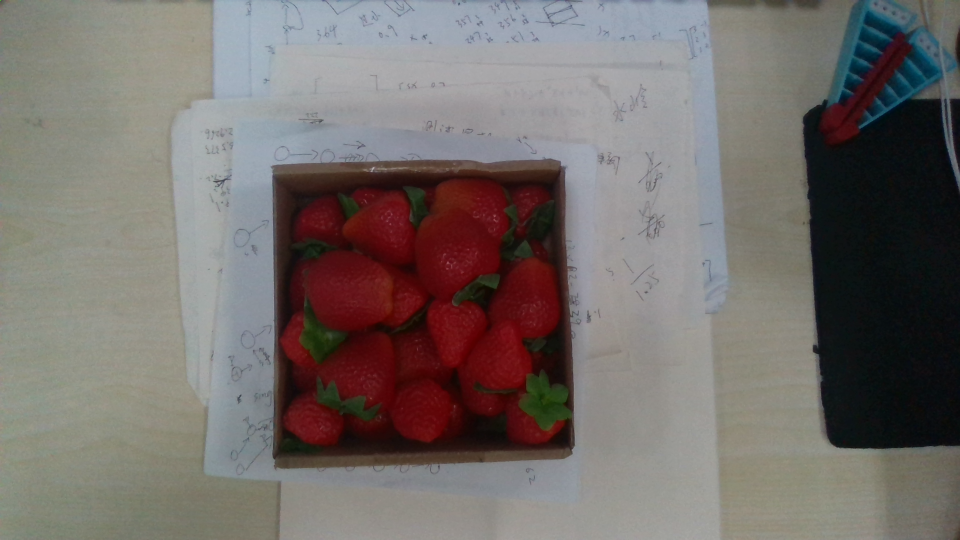
#> input picture src/Yolov5_ros/yolov5_ros/yolov5_ros/scripts/grasp_yolo/img/rgb_2.png, 1920 x 1080 px (shown at 1/2 size)
$ python main.py
#> lines starting #> are read from the running program, lines starting #| are printed output that depends on the picture
### src/Yolov5_ros/yolov5_ros/yolov5_ros/scripts/grasp_yolo/grasp_detect_yolo.py
#!/usr/bin/env python
# -*- coding: utf-8 -*-

import cv2
import torch
import numpy as np


def grasp_yolo_detector(image):
    # 初始化yolo模型参数
    model = torch.hub.load("../../yolov5", 'custom', path="../../weights/strawberry_x.pt", source='local')
    model.cuda()
    model.conf = 0.3
    image_rgb = cv2.cvtColor(image, cv2.COLOR_BGR2RGB)
    #结果 xmin    ymin    xmax   ymax  confidence  class    name
    results = model(image_rgb)
    boxs = results.pandas().xyxy[0].values
    # 检测结果可视化
    dectshow(image, boxs, image_rgb.shape[0], image_rgb.shape[1])
    return boxs

# [19 lines left out: function dectshow, not called in this run]
        # cv2.waitKey(0)
        # cv2.destroyAllWindows()

### src/Yolov5_ros/yolov5_ros/yolov5_ros/scripts/grasp_yolo/main.py
#!/usr/bin/env python
# -*- coding: utf-8 -*-

import numpy as np
import cv2 as cv
import time

from grasp_detect_yolo import grasp_yolo_detector
from grasp_tree_build import grasp_tree_builder
from grasp_candidate_generate import grasp_candidate_generator
from grasp_pose_evaluate import grasp_pose_evaluator


# 输入图片
num = 2
rgb_img = cv.imread("img/rgb_"+str(num)+".png")
#> rgb_img is the input picture: shape (1080, 1920, 3); mean B, G, R 106.8, 109.9, 116.5
depth_img = cv.imread("img/depth_"+str(num)+".png")
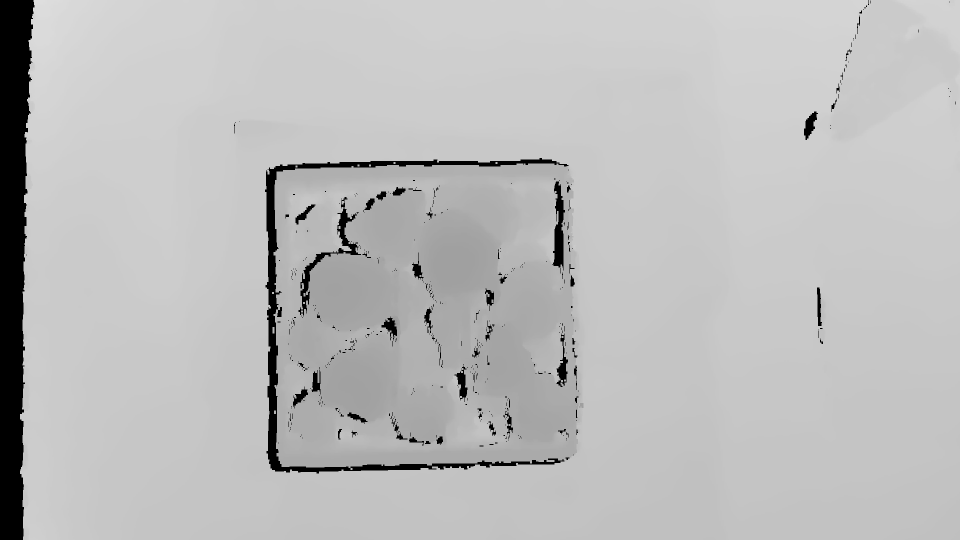
#> input picture src/Yolov5_ros/yolov5_ros/yolov5_ros/scripts/grasp_yolo/img/depth_2.png, 1920 x 1080 px (shown at 1/2 size)
#> depth_img is the input picture: shape (1080, 1920, 3); min 0, max 222, mean 187.6

# 展示初始图片
cv.namedWindow("rgb", cv.WINDOW_NORMAL)
cv.imshow("rgb", rgb_img)
cv.namedWindow("depth", cv.WINDOW_NORMAL)
cv.imshow("depth", depth_img)

# 进行转换
depth_img = cv.cvtColor(depth_img, cv.COLOR_RGB2GRAY)
#> depth_img: shape (1080, 1920)
depth_img = np.array(depth_img, dtype = np.int16)
depth_img = depth_img*2
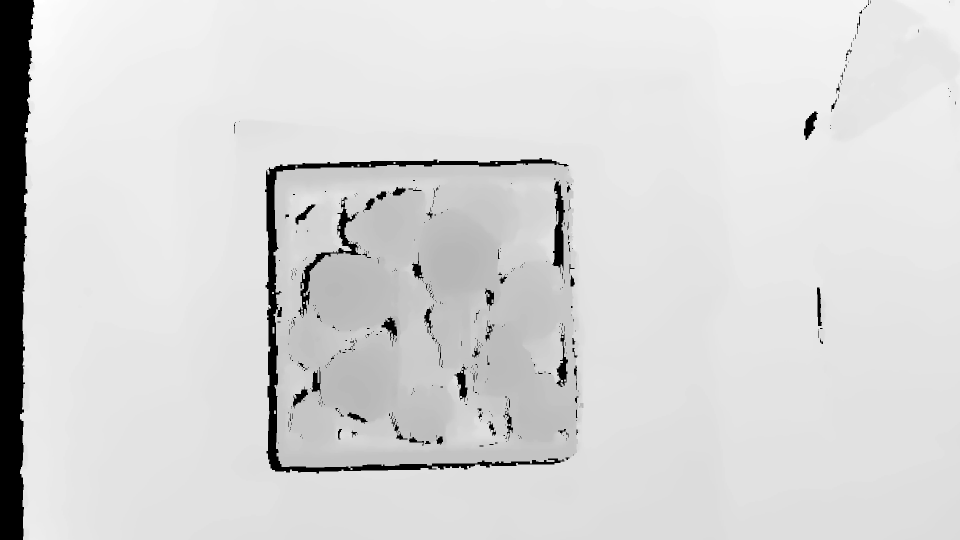
#> depth_img: shape (1080, 1920) int16 (shown at 1/2 size); min 0, max 444, mean 375.2; drawn with min black and max white

# yolo检测获得所有对象的锚框数据
#> (the run stopped early here; a loop or call above may not have finished)
